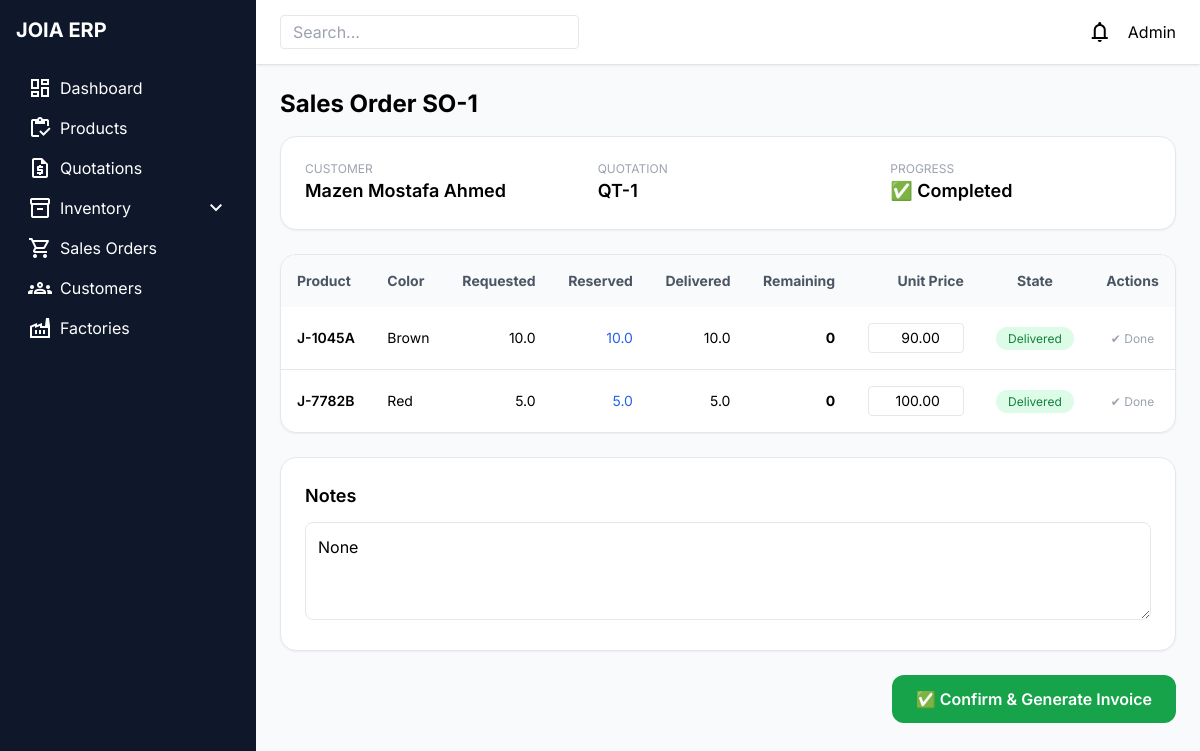
The app's page /orders/1/ with its own data.
### Sales_Order/models.py (models this page shows, shortened)
class SalesOrder(models.Model):
    customer = models.ForeignKey("customers.Customer", on_delete=models.CASCADE)
    quotation = models.OneToOneField(
        "order.Quotation",
        on_delete=models.CASCADE,
        related_name="sales_order"
    )
    status = models.CharField(
        max_length=20,
        choices=[
            ("draft", "Draft"),
            ("confirmed", "Confirmed"),
            ("shipped", "Shipped"),
            ("delivered", "Delivered"),
        ],
        default="draft"
    )
    notes = models.TextField(blank=True, null=True)
    created_at = models.DateTimeField(default=now)  # ✅ IMPORTANT
    @property
    def is_fully_delivered(self):
        return all(line.is_delivered for line in self.lines.all())

class SalesOrderLine(models.Model):
    order = models.ForeignKey(
        SalesOrder,
        on_delete=models.CASCADE,
        related_name="lines"
    )
    product = models.ForeignKey(
        "products.Product",
        on_delete=models.SET_NULL,
        null=True,
        blank=True
    )
    color = models.CharField(max_length=50)
    requested_qty = models.FloatField()
    delivered_qty = models.FloatField(default=0)
    unit_price = models.DecimalField(max_digits=12, decimal_places=2, default=0)
    notes = models.TextField(blank=True)
    @property
    def is_delivered(self):
     return self.remaining_qty() == 0
    def remaining_qty(self):
        return max(0, self.requested_qty - self.delivered_qty)

### customers/models.py (models this page shows, shortened)
class Customer(models.Model):
    code = models.CharField(max_length=50, blank=False)
    name = models.CharField(max_length=100)
    email = models.EmailField(unique=True)
    phone_number = models.CharField(max_length=20, default="")
    address = models.TextField(blank=True, null=True)
    created_at = models.DateTimeField(auto_now_add=True)

### order/models.py (models this page shows, shortened)
class Quotation(models.Model):
    quotation_number = models.PositiveIntegerField(unique=True, editable=False)
    customer = models.ForeignKey(Customer, on_delete=models.CASCADE)
    vat_percentage = models.DecimalField(max_digits=5, decimal_places=2, default=14)
    notes = models.TextField(blank=True, null=True)  # 🔥 added
    created_at = models.DateTimeField(auto_now_add=True)

### products/models.py (models this page shows, shortened)
class Product(models.Model):
    joia_code = models.CharField(max_length=50, unique=True, db_index=True)
    style_number = models.CharField(max_length=50)
    composition = models.TextField(blank=True, null=True)
    unit = models.CharField(max_length=20, default="m")
    avg_roll = models.FloatField(default=0)
    selling_price = models.FloatField(default=0)
    costing_price = models.FloatField(default=0)

### Sales_Order/views.py (the view)
# urls.py: path('<int:order_id>/', views.sales_order_detail, name='sales_order_detail'),
def sales_order_detail(request, order_id):
    order = get_object_or_404(
        SalesOrder.objects.select_related("customer", "quotation"),
        id=order_id
    )
    if not order.notes and order.quotation.notes:
        order.notes = order.quotation.notes
        order.save()
    lines = (
        SalesOrderLine.objects
        .filter(order=order)
        .select_related("product")
        .prefetch_related("reservations")
    )
    for line in lines:
        reserved = line.reservations.filter(
            status="reserved"
        ).aggregate(total=Sum("quantity"))["total"] or 0
        line.reserved_qty_calc = reserved
    return render(request, "sales_orders/detail.html", {
        "order": order,
        "lines": lines,
        "is_fully_delivered": order.is_fully_delivered
    })

### templates/sales_orders/detail.html (shortened to what this page needs)
{% extends "base.html" %}
{% block content %}
<div class="max-w-6xl mx-auto">
    <h2 class="text-2xl font-bold mb-4">
        Sales Order SO-{{ order.id }}
    </h2>
    <div class="bg-white rounded-2xl shadow-sm border p-6 mb-6">
        <div class="grid grid-cols-3 gap-8">
            <div>
                <p class="text-xs text-gray-400 uppercase">Customer</p>
                <p class="text-lg font-semibold">
                    {{ order.customer.name }}
                </p>
            </div>
            <div>
                <p class="text-xs text-gray-400 uppercase">Quotation</p>
                <p class="text-lg font-semibold">
                    QT-{{ order.quotation.quotation_number }}
                </p>
            </div>
            <div>
                <p class="text-xs text-gray-400 uppercase">Progress</p>
                <p class="text-lg font-semibold">
                    {% if is_fully_delivered %}
                        ✅ Completed
                    {% else %}
                        ⏳ In Progress
                    {% endif %}
                </p>
            </div>
        </div>
    </div>
    <div class="bg-white rounded-2xl shadow-sm border overflow-hidden">
        <table class="w-full text-sm">
            <thead class="bg-gray-50 text-gray-600">
                <tr>
                    <th class="p-4 text-left">Product</th>
                    <th class="p-4 text-left">Color</th>
                    <th class="p-4 text-right">Requested</th>
                    <th class="p-4 text-right">Reserved</th>
                    <th class="p-4 text-right">Delivered</th>
                    <th class="p-4 text-right">Remaining</th>
                    <th class="p-4 text-right">Unit Price</th>
                    <th class="p-4 text-center">State</th>
                    <th class="p-4 text-center">Actions</th>
                </tr>
            </thead>
            <tbody class="divide-y">
                {% for line in lines %}
                <tr class="hover:bg-gray-50">
                    <td class="p-4 font-semibold">
                        {{ line.product.joia_code }}
                    </td>
                    <td class="p-4">{{ line.color }}</td>
                    <td class="p-4 text-right">
                        {{ line.requested_qty }}
                    </td>
                    <td class="p-4 text-right text-blue-600">
                        {{ line.reserved_qty_calc }}
                    </td>
                    <td class="p-4 text-right">
                        {{ line.delivered_qty }}
                    </td>
                    <td class="p-4 text-right font-bold">
                        {{ line.remaining_qty }}
                    </td>
                    <td class="p-4 text-right">
                        <input type="number"
                               value="{{ line.unit_price }}"
                               step="0.01"
                               onchange="updatePrice({{ line.id }}, this.value)"
                               class="w-24 border rounded px-2 py-1 text-right">
                    </td>
                    <td class="p-4 text-center">
                        {% if line.remaining_qty == 0 %}
                            <span class="px-3 py-1 text-xs bg-green-100 text-green-700 rounded-full">
                                Delivered
                            </span>
                        {% elif line.delivered_qty > 0 %}
                            <span class="px-3 py-1 text-xs bg-orange-100 text-orange-700 rounded-full">
                                Partial
                            </span>
                        {% elif line.reserved_qty_calc > 0 %}
                            <span class="px-3 py-1 text-xs bg-blue-100 text-blue-700 rounded-full">
                                Ready
                            </span>
                        {% else %}
                            <span class="px-3 py-1 text-xs bg-gray-100 text-gray-600 rounded-full">
                                Waiting
                            </span>
                        {% endif %}
                    </td>
                    <td class="p-4 text-center">
                        {% if line.remaining_qty > 0 %}
                            <button onclick="openDeliverModal(
                                {{ line.id }},
                                {{ line.remaining_qty }},
                                '{{ line.product.joia_code }}',
                                {{ line.reserved_qty_calc }}
                            )"
                            class="px-3 py-1 text-xs bg-green-100 text-green-700 rounded-lg hover:bg-green-200">
                                Deliver
                            </button>
                        {% else %}
                            <span class="text-xs text-gray-400">✔ Done</span>
                        {% endif %}
                    </td>
                </tr>
                {% endfor %}
            </tbody>
        </table>
    </div>
    <div class="mt-6 bg-white p-6 rounded-2xl border shadow-sm">
        <h3 class="text-lg font-semibold mb-3">Notes</h3>
        <textarea id="orderNotes"
                  class="w-full border rounded-lg p-3"
                  rows="3"
                  onchange="updateNotes(this.value)">{{ order.notes }}</textarea>
    </div>
    <div class="mt-6 flex justify-end">
        {% if is_fully_delivered %}
            {% if order.invoice_id %}
                <a href="{% url 'invoice_pdf' order.invoice.id %}"
                   class="bg-blue-600 text-white px-5 py-2 rounded-lg hover:bg-blue-700">
                   📄 Download Invoice
                </a>
            {% else %}
                <button onclick="confirmOrder()"
                    class="bg-green-600 text-white px-6 py-3 rounded-xl font-semibold hover:bg-green-700">
                    ✅ Confirm & Generate Invoice
                </button>
            {% endif %}
        {% else %}
            <p class="text-sm text-gray-500">
                ⚠️ Complete all deliveries to generate invoice
            </p>
        {% endif %}
    </div>
</div>
{% endblock %}

### templates/base.html (style rules this page uses)
body { font-family: 'Inter', sans-serif; overflow-x:hidden; }

### records on screen
SalesOrder: id "1", customer.name "Mazen Mostafa Ahmed", quotation.quotation_number "1", notes "None"
SalesOrderLine: product.joia_code "J-1045A", color "Brown", requested_qty "10.0", reserved_qty_calc "10.0", delivered_qty "10.0", remaining_qty "0", unit_price "90.00", shows "Delivered", shows "✔ Done"
SalesOrderLine: product.joia_code "J-7782B", color "Red", requested_qty "5.0", reserved_qty_calc "5.0", delivered_qty "5.0", remaining_qty "0", unit_price "100.00", shows "Delivered", shows "✔ Done"
